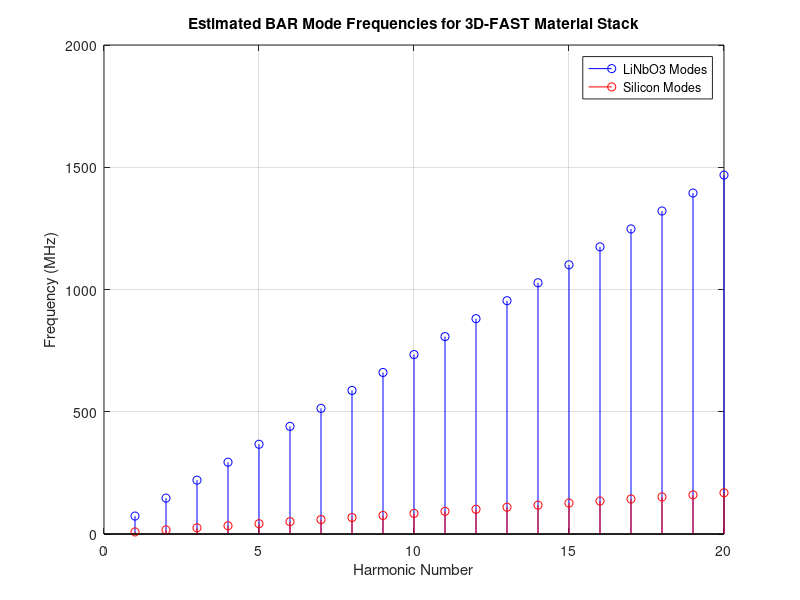

The MATLAB script that drew this image:
% BAR Mode Estimation and Acoustic Transmittance Calculation for 3D-FAST Material Stack
clc;
clear;

% Material Properties
% Lithium Niobate (LiNbO3)
ln_thickness = 50e-6; % thickness in meters
ln_density = 4640; % kg/m^3
ln_acoustic_velocity = 7340; % m/s (longitudinal wave velocity)
ln_piezo_coupling = 0.47; % electromechanical coupling coefficient
Z_ln = ln_density * ln_acoustic_velocity;

% Indium Tin Oxide (ITO)
ito_thickness = 100e-9; % 100 nm
ito_density = 7120; % kg/m^3
ito_acoustic_velocity = 3960; % m/s (approximate value)
Z_ito = ito_density * ito_acoustic_velocity;

% Parylene
parylene_thickness = 1e-6; % 1 µm
parylene_density = 1289; % kg/m^3
parylene_acoustic_velocity = 2350; % m/s (approximate value)
Z_parylene = parylene_density * parylene_acoustic_velocity;

% Air Cavities (Approximated as Air)
air_density = 1.225; % kg/m^3
air_acoustic_velocity = 343; % m/s
Z_air = air_density * air_acoustic_velocity;

% Silicon (Si) Substrate
si_thickness = 500e-6; % 500 µm
si_density = 2330; % kg/m^3
si_acoustic_velocity = 8430; % m/s (longitudinal wave velocity)
Z_si = si_density * si_acoustic_velocity;

% Frequency Range
freq_min = 10e6; % 10 MHz
freq_max = 1e9; % 1 GHz
freq_step = 1e6; % 1 MHz step
frequencies = freq_min:freq_step:freq_max;

% Fundamental Frequencies (Simple BAR Model)
ln_fundamental_freq = ln_acoustic_velocity / (2 * ln_thickness);
si_fundamental_freq = si_acoustic_velocity / (2 * si_thickness);

fprintf('Lithium Niobate Fundamental Frequency: %.2f MHz\n', ln_fundamental_freq / 1e6);
fprintf('Silicon Substrate Fundamental Frequency: %.2f MHz\n', si_fundamental_freq / 1e6);

% Mode Estimation for Multiple Harmonics
harmonics = 1:20;
ln_modes = ln_fundamental_freq * harmonics;
si_modes = si_fundamental_freq * harmonics;

% Plotting Mode Frequencies
figure;
stem(harmonics, ln_modes / 1e6, 'b', 'DisplayName', 'LiNbO3 Modes');
hold on;
stem(harmonics, si_modes / 1e6, 'r', 'DisplayName', 'Silicon Modes');
grid on;
xlabel('Harmonic Number');
ylabel('Frequency (MHz)');
title('Estimated BAR Mode Frequencies for 3D-FAST Material Stack');
legend;

% Acoustic Transmittance Calculation (1D Acoustic Transmission Line Model)
% Assuming normal incidence, transmittance T = 4*Z1*Z2 / (Z1 + Z2)^2
Z_water = 1.48e6; % Acoustic impedance of water in Rayl

% Transmittance through each layer
T_ln = (4 * Z_ln * Z_water) / (Z_ln + Z_water)^2;
T_ito = (4 * Z_ito * Z_ln) / (Z_ito + Z_ln)^2;
T_parylene = (4 * Z_parylene * Z_ito) / (Z_parylene + Z_ito)^2;
T_si = (4 * Z_si * Z_parylene) / (Z_si + Z_parylene)^2;

total_transmittance = T_ln * T_ito * T_parylene * T_si;

fprintf('Acoustic Transmittance through Material Stack: %.4f\n', total_transmittance);

% Conclusion
disp('BAR mode and acoustic transmittance estimation complete. Frequencies and transmittance displayed.');